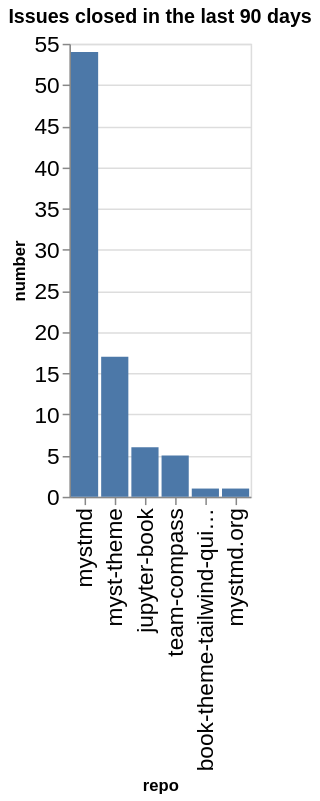

Source (notebook cell):
### Code cell
closed_counts = closed.groupby(['org', 'repo']).count()['number'].reset_index()
closed_counts['org/repo'] = closed_counts.apply(lambda a: a['org'] + '/' + a['repo'], axis=1)
sorted_vals = closed_counts.sort_values(['number'], ascending=False)['repo'].values
alt.Chart(data=closed_counts, title=f"Issues closed in the last {n_days} days").mark_bar().encode(
    x=alt.X('repo', sort=alt.Sort(sorted_vals.tolist())),
    y='number',
)

### Figure 1 — Vega-Lite specification as saved in the notebook (floating-point values rounded to 4 significant figures)
{"config": {"axisLeft": {"labelFontSize": 15}, "axisBottom": {"labelFontSize": 15}}, "data": {"name": "data-326a77cba31707e9d55e3bdc77113de6"}, "mark": {"type": "bar"}, "encoding": {"x": {"field": "repo", "sort": ["mystmd", "myst-theme", "jupyter-book", "team-compass", "book-theme-tailwind-quickstart", "mystmd.org"], "type": "nominal"}, "y": {"field": "number", "type": "quantitative"}}, "title": "Issues closed in the last 90 days", "$schema": "https://vega.github.io/schema/vega-lite/v5.20.1.json", "datasets": {"data-326a77cba31707e9d55e3bdc77113de6": [{"org": "jupyter-book", "repo": "book-theme-tailwind-quickstart", "number": 1, "org/repo": "jupyter-book/book-theme-tailwind-quickstart"}, {"org": "jupyter-book", "repo": "jupyter-book", "number": 6, "org/repo": "jupyter-book/jupyter-book"}, {"org": "jupyter-book", "repo": "myst-theme", "number": 17, "org/repo": "jupyter-book/myst-theme"}, {"org": "jupyter-book", "repo": "mystmd", "number": 54, "org/repo": "jupyter-book/mystmd"}, {"org": "jupyter-book", "repo": "mystmd.org", "number": 1, "org/repo": "jupyter-book/mystmd.org"}, {"org": "jupyter-book", "repo": "team-compass", "number": 5, "org/repo": "jupyter-book/team-compass"}]}}
